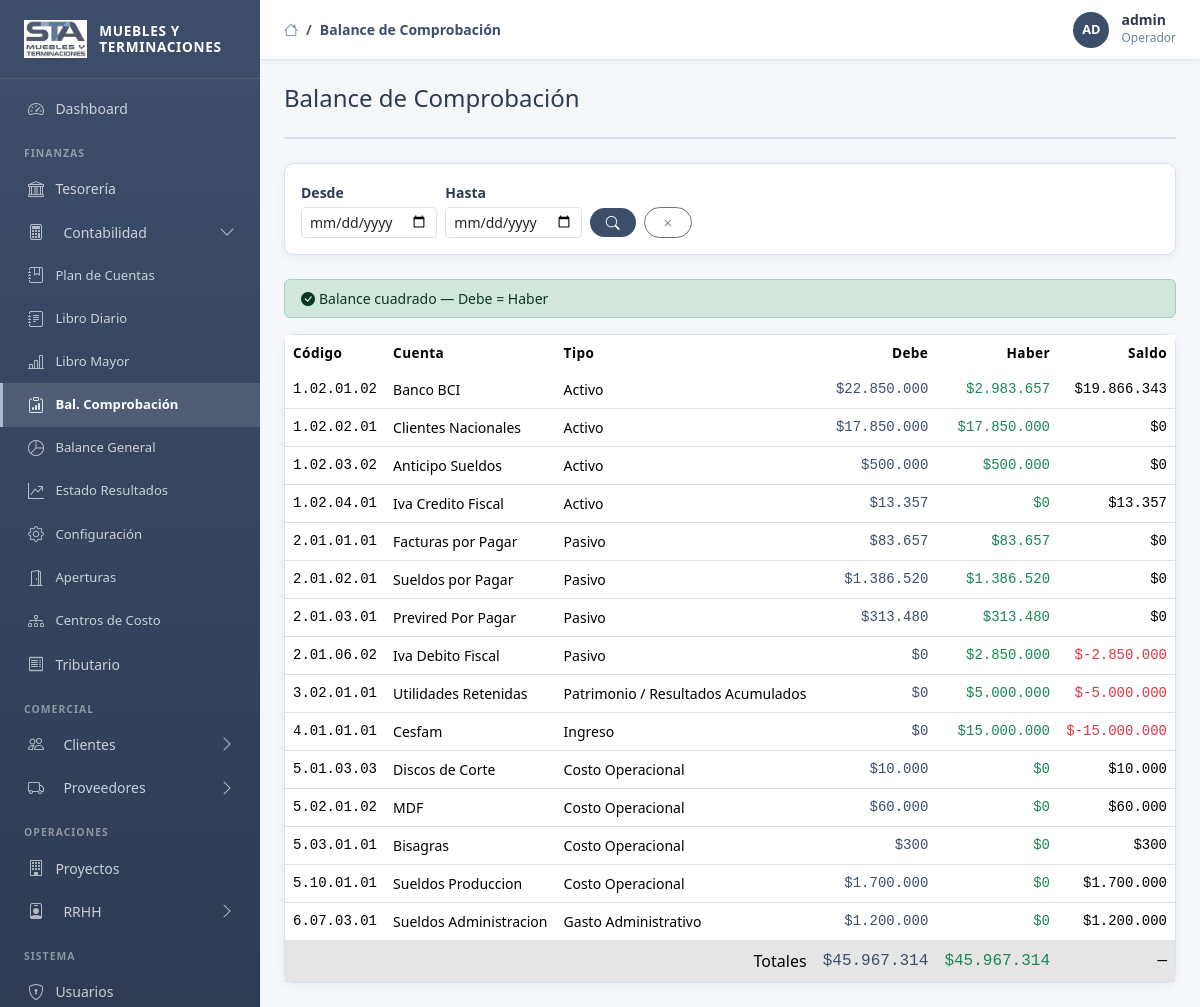
Page /gestion/contabilidad/balance-comprobacion/ (signed in) on the committed database.
### apps/accounts/models.py (models this page shows, shortened)
class CustomUser(AbstractUser):
    ROL_CHOICES = [
        ('admin', 'Administrador'),
        ('gerente', 'Gerente'),
        ('contador', 'Contador'),
        ('rrhh', 'Recursos Humanos'),
        ('tesorero', 'Tesorero'),
        ('vendedor', 'Vendedor'),
        ('operador', 'Operador'),
        ('solo_lectura', 'Solo Lectura'),
    ]
    rol = models.CharField(max_length=20, choices=ROL_CHOICES, default='operador', verbose_name='Rol')
    cargo = models.CharField(max_length=100, blank=True, verbose_name='Cargo')
    telefono = models.CharField(max_length=20, blank=True, verbose_name='Teléfono')
    avatar = models.ImageField(upload_to='avatars/', null=True, blank=True, verbose_name='Avatar')
    class Meta:
        verbose_name = 'Usuario'
        verbose_name_plural = 'Usuarios'
    @property
    def nombre_display(self):
        return self.get_full_name() or self.username

### apps/contabilidad/models.py (models this page shows, shortened)
class PlanCuentas(TimeStampedModel):
    TIPO_CHOICES = [
        ('activo', 'Activo'),
        ('pasivo', 'Pasivo'),
        ('ingreso', 'Ingreso'),
        ('costo', 'Costo Operacional'),
        ('gasto', 'Gasto Administrativo'),
        ('socio', 'Socio / Gerencia'),
        ('patrimonio', 'Patrimonio / Resultados Acumulados'),
    ]
    NIVEL_CHOICES = [(i, f'Nivel {i}') for i in range(1, 5)]
    codigo = models.CharField(max_length=20, unique=True, verbose_name='Código')
    nombre = models.CharField(max_length=200, verbose_name='Nombre')
    tipo = models.CharField(max_length=20, choices=TIPO_CHOICES, verbose_name='Tipo')
    nivel = models.PositiveSmallIntegerField(choices=NIVEL_CHOICES, verbose_name='Nivel')
    parent = models.ForeignKey(
        'self', null=True, blank=True, on_delete=models.PROTECT,
        related_name='subcuentas', verbose_name='Cuenta padre'
    )
    descripcion = models.TextField(blank=True, verbose_name='Descripción')
    activa = models.BooleanField(default=True, verbose_name='Activa')
    acepta_movimientos = models.BooleanField(
        default=True,
        verbose_name='Acepta movimientos',
        help_text='Solo las cuentas de nivel 3 y 4 deberían aceptar movimientos directos.'
    )
    class Meta:
        verbose_name = 'Cuenta Contable'
        verbose_name_plural = 'Plan de Cuentas'
        ordering = ['codigo']

### apps/contabilidad/views.py (the view)
# urls.py: path('balance-comprobacion/', views.BalanceComprobacionView.as_view(), name='balance_comprobacion'),
class BalanceComprobacionView(GestionMixin, View):
    template_name = 'admin/contabilidad/balance_comprobacion.html'
    def get(self, request):
        from django.shortcuts import render
        desde = request.GET.get('desde')
        hasta = request.GET.get('hasta')
        qs = LineaAsiento.objects.filter(asiento__estado='confirmado').select_related('cuenta')
        if desde:
            qs = qs.filter(asiento__fecha__gte=parse_date(desde))
        if hasta:
            qs = qs.filter(asiento__fecha__lte=parse_date(hasta))
        from collections import defaultdict
        from decimal import Decimal
        data = defaultdict(lambda: {'debe': Decimal('0'), 'haber': Decimal('0'), 'cuenta': None})
        for linea in qs:
            key = linea.cuenta_id
            data[key]['debe'] += linea.debe
            data[key]['haber'] += linea.haber
            data[key]['cuenta'] = linea.cuenta
        filas = []
        total_debe = Decimal('0')
        total_haber = Decimal('0')
        for key in sorted(data.keys(), key=lambda k: data[k]['cuenta'].codigo if data[k]['cuenta'] else ''):
            row = data[key]
            saldo = row['debe'] - row['haber']
            filas.append({
                'cuenta': row['cuenta'],
                'debe': row['debe'],
                'haber': row['haber'],
                'saldo': saldo,
            })
            total_debe += row['debe']
            total_haber += row['haber']
        return render(request, self.template_name, {
            'titulo': 'Balance de Comprobación',
            'filas': filas,
            'total_debe': total_debe,
            'total_haber': total_haber,
        })

### templates/admin/contabilidad/balance_comprobacion.html (shortened to what this page needs)
{% extends 'base_admin.html' %}
{% load custom_tags %}
{% block breadcrumb %}
  <li class="breadcrumb-item active">Balance de Comprobación</li>
{% endblock %}
{% block content %}
<div class="page-header">
  <h4 class="page-title">Balance de Comprobación</h4>
</div>
<div class="card-sta p-3 mb-4">
  <form method="get" class="row g-2 align-items-end">
    <div class="col-sm-2">
      <label class="form-label small mb-1">Desde</label>
      <input type="date" name="desde" class="form-control form-control-sm" value="{{ request.GET.desde }}">
    </div>
    <div class="col-sm-2">
      <label class="form-label small mb-1">Hasta</label>
      <input type="date" name="hasta" class="form-control form-control-sm" value="{{ request.GET.hasta }}">
    </div>
    <div class="col-auto">
      <button type="submit" class="btn btn-sta btn-sm rounded-pill px-3"><i class="bi bi-search"></i></button>
      <a href="{% url 'contabilidad:balance_comprobacion' %}" class="btn btn-outline-secondary btn-sm rounded-pill px-3 ms-1"><i class="bi bi-x"></i></a>
    </div>
  </form>
</div>
{% if total_debe == total_haber and total_debe > 0 %}
<div class="alert alert-success py-2 small"><i class="bi bi-check-circle-fill me-1"></i>Balance cuadrado — Debe = Haber</div>
{% elif total_debe != total_haber and filas %}
<div class="alert alert-danger py-2 small"><i class="bi bi-exclamation-triangle-fill me-1"></i>Desbalance detectado</div>
{% endif %}
<div class="card-sta p-0">
  <div class="table-responsive">
    <table class="table table-sta mb-0">
      <thead>
        <tr>
          <th>Código</th>
          <th>Cuenta</th>
          <th>Tipo</th>
          <th class="text-end">Debe</th>
          <th class="text-end">Haber</th>
          <th class="text-end">Saldo</th>
        </tr>
      </thead>
      <tbody>
        {% for fila in filas %}
        <tr>
          <td class="small font-monospace">{{ fila.cuenta.codigo }}</td>
          <td class="small">{{ fila.cuenta.nombre }}</td>
          <td class="small">{{ fila.cuenta.get_tipo_display }}</td>
          <td class="text-end small font-monospace text-primary">{{ fila.debe| moneda_chilena }}</td>
          <td class="text-end small font-monospace text-success">{{ fila.haber| moneda_chilena }}</td>
          <td class="text-end small font-monospace fw-700 {% if fila.saldo < 0 %}text-danger{% endif %}">{{ fila.saldo| moneda_chilena }}</td>
        </tr>
        {% empty %}
        <tr><td colspan="6" class="text-center text-muted py-4">Sin movimientos confirmados en el período.</td></tr>
        {% endfor %}
      </tbody>
      {% if filas %}
      <tfoot class="table-active fw-700">
        <tr>
          <td colspan="3" class="text-end">Totales</td>
          <td class="text-end font-monospace text-primary">{{ total_debe| moneda_chilena }}</td>
          <td class="text-end font-monospace text-success">{{ total_haber| moneda_chilena }}</td>
          <td class="text-end font-monospace">—</td>
        </tr>
      </tfoot>
      {% endif %}
    </table>
  </div>
</div>
{% endblock %}

### templates/base_admin.html (shortened to what this page needs)
{% load static %}
<!DOCTYPE html>
<html lang="es">
<head>
  <link href="https://cdn.jsdelivr.net/npm/bootstrap@5.3.3/dist/css/bootstrap.min.css" rel="stylesheet">
  <link href="https://cdn.jsdelivr.net/npm/bootstrap-icons@1.11.3/font/bootstrap-icons.min.css" rel="stylesheet">
  <link rel="stylesheet" href="{% static 'css/main.css' %}">
  <link rel="stylesheet" href="{% static 'css/admin.css' %}">
</head>
<body>
<div class="admin-wrapper">
  <aside class="admin-sidebar" id="adminSidebar">
    <div class="sidebar-brand">
      {% if logo_exists %}
        <img src="{% static 'img/logo.png' %}" alt="STA">
      {% else %}
        <div style="width:38px;height:38px;background:rgba(255,255,255,0.15);border-radius:8px;display:flex;align-items:center;justify-content:center;font-weight:800;font-size:1rem;color:white;">STA</div>
      {% endif %}
      <span>Muebles y<br>Terminaciones</span>
    </div>
    <nav class="flex-grow-1 py-2 overflow-auto">
      <a href="{% url 'dashboard:index' %}" class="nav-link {% if request.resolver_match.namespace == 'dashboard' %}active{% endif %}">
        <i class="bi bi-speedometer2"></i> Dashboard
      </a>
      <div class="nav-section-title">Finanzas</div>
      <a href="{% url 'tesoreria:resumen' %}" class="nav-link {% if request.resolver_match.namespace == 'tesoreria' %}active{% endif %}">
        <i class="bi bi-bank"></i> Tesorería
      </a>
      <a class="nav-link nav-group-toggle d-flex align-items-center {% if request.resolver_match.namespace != 'contabilidad' %}collapsed{% endif %}"
         data-bs-toggle="collapse" href="#nav-contabilidad" role="button"
         aria-expanded="{% if request.resolver_match.namespace == 'contabilidad' %}true{% else %}false{% endif %}">
        <i class="bi bi-calculator me-2"></i><span>Contabilidad</span>
        <i class="bi bi-chevron-down nav-chevron ms-auto"></i>
      </a>
      <div class="collapse {% if request.resolver_match.namespace == 'contabilidad' %}show{% endif %}" id="nav-contabilidad">
        <a href="{% url 'contabilidad:plan_list' %}" class="nav-link ps-4 {% if request.resolver_match.url_name == 'plan_list' %}active{% endif %}" style="font-size:.82rem;">
          <i class="bi bi-journal-bookmark"></i> Plan de Cuentas
        </a>
        <a href="{% url 'contabilidad:diario_list' %}" class="nav-link ps-4 " style="font-size:.82rem;">
          <i class="bi bi-journal-text"></i> Libro Diario
        </a>
        <a href="{% url 'contabilidad:libro_mayor' %}" class="nav-link ps-4 {% if request.resolver_match.url_name == 'libro_mayor' %}active{% endif %}" style="font-size:.82rem;">
          <i class="bi bi-bar-chart-line"></i> Libro Mayor
        </a>
        <a href="{% url 'contabilidad:balance_comprobacion' %}" class="nav-link ps-4 {% if request.resolver_match.url_name == 'balance_comprobacion' %}active{% endif %}" style="font-size:.82rem;">
          <i class="bi bi-clipboard-data"></i> Bal. Comprobación
        </a>
        <a href="{% url 'contabilidad:balance_general' %}" class="nav-link ps-4 {% if request.resolver_match.url_name == 'balance_general' %}active{% endif %}" style="font-size:.82rem;">
          <i class="bi bi-pie-chart"></i> Balance General
        </a>
        <a href="{% url 'contabilidad:estado_resultados' %}" class="nav-link ps-4 {% if request.resolver_match.url_name == 'estado_resultados' %}active{% endif %}" style="font-size:.82rem;">
          <i class="bi bi-graph-up-arrow"></i> Estado Resultados
        </a>
        <a href="{% url 'contabilidad:configuracion' %}" class="nav-link ps-4 {% if request.resolver_match.url_name == 'configuracion' %}active{% endif %}" style="font-size:.82rem;">
          <i class="bi bi-gear"></i> Configuración
        </a>
        <a href="{% url 'contabilidad:apertura' %}" class="nav-link ps-4 {% if request.resolver_match.url_name == 'apertura' %}active{% endif %}" style="font-size:.82rem;">
          <i class="bi bi-door-open"></i> Aperturas
        </a>
        <a href="{% url 'contabilidad:centro_list' %}" class="nav-link ps-4 {% if 'centro' in request.resolver_match.url_name %}active{% endif %}" style="font-size:.82rem;">
          <i class="bi bi-diagram-3"></i> Centros de Costo
        </a>
      </div>
      <a href="{% url 'tributario:resumen' %}" class="nav-link {% if request.resolver_match.namespace == 'tributario' %}active{% endif %}">
        <i class="bi bi-receipt"></i> Tributario
      </a>
      <div class="nav-section-title">Comercial</div>
      <a class="nav-link nav-group-toggle d-flex align-items-center {% if request.resolver_match.namespace != 'clientes' %}collapsed{% endif %}"
         data-bs-toggle="collapse" href="#nav-clientes" role="button"
         aria-expanded="{% if request.resolver_match.namespace == 'clientes' %}true{% else %}false{% endif %}">
        <i class="bi bi-people me-2"></i><span>Clientes</span>
        <i class="bi bi-chevron-down nav-chevron ms-auto"></i>
      </a>
      <a class="nav-link nav-group-toggle d-flex align-items-center {% if request.resolver_match.namespace != 'proveedores' %}collapsed{% endif %}"
         data-bs-toggle="collapse" href="#nav-proveedores" role="button"
         aria-expanded="{% if request.resolver_match.namespace == 'proveedores' %}true{% else %}false{% endif %}">
        <i class="bi bi-truck me-2"></i><span>Proveedores</span>
        <i class="bi bi-chevron-down nav-chevron ms-auto"></i>
      </a>
      <div class="nav-section-title">Operaciones</div>
      <a href="{% url 'proyectos:proyecto_list' %}" class="nav-link {% if request.resolver_match.namespace == 'proyectos' %}active{% endif %}">
        <i class="bi bi-building"></i> Proyectos
      </a>
      <a class="nav-link nav-group-toggle d-flex align-items-center {% if request.resolver_match.namespace != 'rrhh' %}collapsed{% endif %}"
         data-bs-toggle="collapse" href="#nav-rrhh" role="button"
         aria-expanded="{% if request.resolver_match.namespace == 'rrhh' %}true{% else %}false{% endif %}">
        <i class="bi bi-person-badge me-2"></i><span>RRHH</span>
        <i class="bi bi-chevron-down nav-chevron ms-auto"></i>
      </a>
      <div class="nav-section-title">Sistema</div>
      <a href="{% url 'accounts:usuario_list' %}" class="nav-link {% if request.resolver_match.namespace == 'accounts' and request.resolver_match.url_name == 'usuario_list' %}active{% endif %}">
        <i class="bi bi-shield-lock"></i> Usuarios
      </a>
    </nav>
  </aside>
  <div class="admin-content">
    <header class="admin-topbar">
      <div class="d-flex align-items-center gap-3">
        <nav aria-label="breadcrumb">
          <ol class="breadcrumb mb-0">
            <li class="breadcrumb-item"><a href="{% url 'dashboard:index' %}"><i class="bi bi-house"></i></a></li>
            {% block breadcrumb %}{% endblock %}
          </ol>
        </nav>
      </div>
      <div class="topbar-user">
        {% if user.is_authenticated %}
          <div class="avatar">{{ user.nombre_display|slice:":2"|upper }}</div>
          <div class="d-none d-md-block">
            <div class="fw-600" style="line-height:1.2;">{{ user.nombre_display }}</div>
            <div style="font-size:.75rem;color:var(--sta-steel);">{{ user.get_rol_display }}</div>
          </div>
        {% endif %}
      </div>
    </header>
    <main class="admin-main">
      {% block content %}{% endblock %}
    </main>
  </div>
</div>
</body>
</html>

### rows in the picture
CustomUser: nombre_display "AD", nombre_display "admin", rol "Operador"
PlanCuentas: cuenta.codigo "1.02.01.02", cuenta.nombre "Banco BCI", cuenta.tipo "Activo", debe|moneda_chilena "$22.850.000", haber|moneda_chilena "$2.983.657", saldo|moneda_chilena "$19.866.343"
PlanCuentas: cuenta.codigo "1.02.02.01", cuenta.nombre "Clientes Nacionales", cuenta.tipo "Activo", debe|moneda_chilena "$17.850.000", haber|moneda_chilena "$17.850.000", saldo|moneda_chilena "$0"
PlanCuentas: cuenta.codigo "1.02.03.02", cuenta.nombre "Anticipo Sueldos", cuenta.tipo "Activo", debe|moneda_chilena "$500.000", haber|moneda_chilena "$500.000", saldo|moneda_chilena "$0"
PlanCuentas: cuenta.codigo "1.02.04.01", cuenta.nombre "Iva Credito Fiscal", cuenta.tipo "Activo", debe|moneda_chilena "$13.357", haber|moneda_chilena "$0", saldo|moneda_chilena "$13.357"
PlanCuentas: cuenta.codigo "2.01.01.01", cuenta.nombre "Facturas por Pagar", cuenta.tipo "Pasivo", debe|moneda_chilena "$83.657", haber|moneda_chilena "$83.657", saldo|moneda_chilena "$0"
PlanCuentas: cuenta.codigo "2.01.02.01", cuenta.nombre "Sueldos por Pagar", cuenta.tipo "Pasivo", debe|moneda_chilena "$1.386.520", haber|moneda_chilena "$1.386.520", saldo|moneda_chilena "$0"
PlanCuentas: cuenta.codigo "2.01.03.01", cuenta.nombre "Previred Por Pagar", cuenta.tipo "Pasivo", debe|moneda_chilena "$313.480", haber|moneda_chilena "$313.480", saldo|moneda_chilena "$0"
PlanCuentas: cuenta.codigo "2.01.06.02", cuenta.nombre "Iva Debito Fiscal", cuenta.tipo "Pasivo", debe|moneda_chilena "$0", haber|moneda_chilena "$2.850.000", saldo|moneda_chilena "$-2.850.000"
PlanCuentas: cuenta.codigo "3.02.01.01", cuenta.nombre "Utilidades Retenidas", cuenta.tipo "Patrimonio / Resultados Acumulados", debe|moneda_chilena "$0", haber|moneda_chilena "$5.000.000", saldo|moneda_chilena "$-5.000.000"
PlanCuentas: cuenta.codigo "4.01.01.01", cuenta.nombre "Cesfam", cuenta.tipo "Ingreso", debe|moneda_chilena "$0", haber|moneda_chilena "$15.000.000", saldo|moneda_chilena "$-15.000.000"
PlanCuentas: cuenta.codigo "5.01.03.03", cuenta.nombre "Discos de Corte", cuenta.tipo "Costo Operacional", debe|moneda_chilena "$10.000", haber|moneda_chilena "$0", saldo|moneda_chilena "$10.000"
PlanCuentas: cuenta.codigo "5.02.01.02", cuenta.nombre "MDF", cuenta.tipo "Costo Operacional", debe|moneda_chilena "$60.000", haber|moneda_chilena "$0", saldo|moneda_chilena "$60.000"
PlanCuentas: cuenta.codigo "5.03.01.01", cuenta.nombre "Bisagras", cuenta.tipo "Costo Operacional", debe|moneda_chilena "$300", haber|moneda_chilena "$0", saldo|moneda_chilena "$300"
PlanCuentas: cuenta.codigo "5.10.01.01", cuenta.nombre "Sueldos Produccion", cuenta.tipo "Costo Operacional", debe|moneda_chilena "$1.700.000", haber|moneda_chilena "$0", saldo|moneda_chilena "$1.700.000"
PlanCuentas: cuenta.codigo "6.07.03.01", cuenta.nombre "Sueldos Administracion", cuenta.tipo "Gasto Administrativo", debe|moneda_chilena "$1.200.000", haber|moneda_chilena "$0", saldo|moneda_chilena "$1.200.000"

### other values in the picture
{{ total_debe| moneda_chilena }} "$45.967.314"
{{ total_haber| moneda_chilena }} "$45.967.314"
